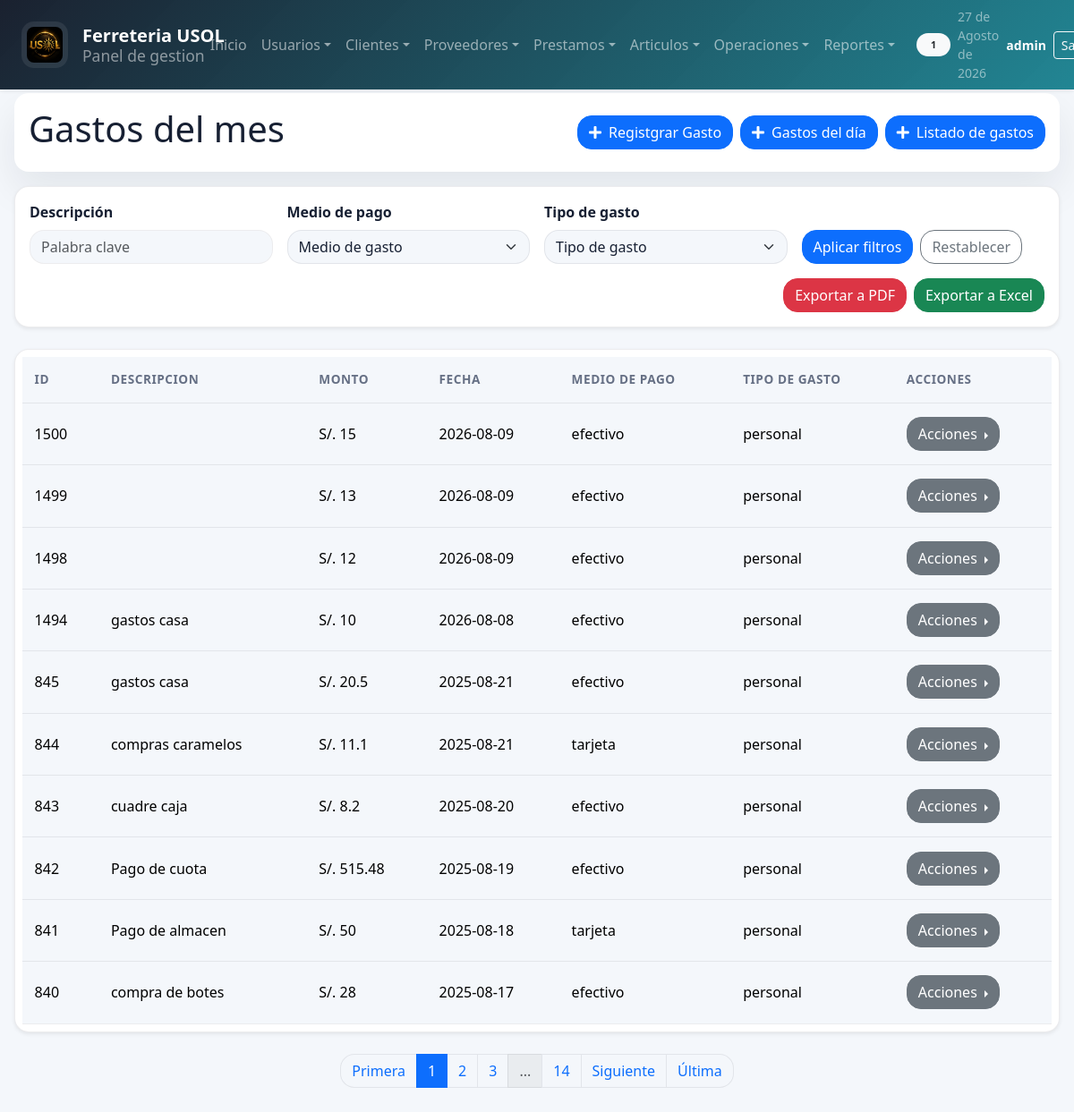
The page /sistema/reportes/gastosDelMes.php (signed in) on the database its author committed.
### tables this page shows
CREATE TABLE `gastos` (
  `idGastos` int(11) NOT NULL AUTO_INCREMENT,
  `montoGasto` double NOT NULL,
  `fechaGasto` date DEFAULT NULL,
  `medioPago` varchar(15) NOT NULL,
  `tipoGasto` varchar(15) NOT NULL,
  `descripcion` varchar(50) DEFAULT NULL,
  PRIMARY KEY (`idGastos`)
);

### sistema/reportes/gastosDelMes.php (the view, shortened to what this page needs)
<?php
    include "../../conexion.php";
    include "../includes/paginador.php";
    $results_per_page = 10;
    $current_page = isset($_GET['page']) ? intval($_GET['page']) : 1;
    $consulta = "
        SELECT *
        FROM gastos
        Where MONTH(fechaGasto) = MONTH(CURDATE())
        ORDER BY idGastos DESC
    ";
    $where = "
        gastos
        Where MONTH(fechaGasto) = MONTH(CURDATE())
        ORDER BY idGastos DESC
    ";
    list($result, $total_records) = getPaginatedDataGastos($conexionDB, $consulta, $where, $current_page, $results_per_page);
    $row = $result->num_rows;
?>
<!DOCTYPE html>
<html lang="es">
<head>
	<?php include "../includes/scripts_2.php"; ?>
</head>
<body>
    <?php include "../includes/header_2.php"; ?>
	<section id="container">
        <div class="bg-white p-3 rounded shadow mb-3">
            <div class="d-flex flex-column flex-md-row justify-content-between align-items-md-center gap-3">
                <div class="mb-0">
                    <h1>Gastos del mes</h1>
                </div>
                <div class="d-flex flex-wrap gap-2">
                    <a href="../operaciones/gastos.php" class="btn_new"><i class="fas fa-plus"></i> Registgrar Gasto</a>
                    <a href="gastosDelDia.php" class="btn_new"><i class="fas fa-plus"></i> Gastos del día</a>
                    <a href="gastos.php" class="btn_new"><i class="fas fa-plus"></i> Listado de gastos</a>
                </div>
            </div>
        </div>
        <div class="header_container">
            <div class="row g-3 align-items-end">
                <div class="col-12 col-md-4 col-lg-3">
                    <label for="busquedaGasto">Descripción</label>
                    <input class="filtrosBusqueda" type="text" name="descripcion" id="busquedaGastoMes" placeholder="Palabra clave">
                </div>
                <div class="col-12 col-md-4 col-lg-3">
                    <label for="busquedaMedioPago">Medio de pago</label>
                    <select class="filtrosBusqueda" name="busquedaMedioPago" id="busquedaMedioPago">
                        <option value="">Medio de gasto</option>
                    </select>
                </div>
                <div class="col-12 col-md-4 col-lg-3">
                    <label for="tipoGasto">Tipo de gasto</label>
                    <select class="filtrosBusqueda" name="tipoGasto" id="tipoGasto">
                        <option value="">Tipo de gasto</option>
                    </select>
                </div>
                <div class="col-12 col-md-4 col-lg-3">
                    <div class="d-flex gap-2">
                        <button type="button" class="btn btn-primary" onclick="buscarGastoMes()">Aplicar filtros</button>
                        <a href="gastosDelMes.php" class="btn btn-outline-secondary">Restablecer</a>
                    </div>
                </div>
                <div class="col-12 col-md-4 col-lg-4 ms-lg-auto">
                    <div class="d-flex gap-2 justify-content-md-end">
                        <button class="btn btn-danger" type="button" onclick="exportarGastosMesPDF()">Exportar a PDF</button>
                        <button class="btn btn-success"  type="button" onclick="exportarGastosMesEXCEL()">Exportar a Excel</button>
                    </div>
                </div>
            </div>
        </div>
        <div class="containerTable">
            <table id="tablaGastos">
                <thead>
                    <tr>
                        <th>Id</th>
                        <th>Descripcion</th>
                        <th>monto</th>
                        <th>Fecha</th>
                        <th>Medio de pago</th>
                        <th>Tipo de gasto</th>
                        <th>Acciones</th>
                    </tr>
                </thead>
                <tbody>
                    <?php
                        if($row > 0){
                            while ($data = $result->fetch_assoc()){
                            ?>
                                <tr id="row_<?php echo $data["idGastos"]; ?>">
                                    <td><?php echo $data['idGastos']; ?></td>
                                    <td><?php echo $data['descripcion']; ?></td>
                                    <td>S/. <?php echo $data["montoGasto"]; ?></td>
                                    <td><?php echo date("Y-m-d", strtotime($data["fechaGasto"])); ?></td>
                                    <td><?php echo $data['medioPago']; ?></td>
                                    <td><?php echo $data['tipoGasto']; ?></td>
                                    <td>
                                        <div class="btn-group dropend">
                                            <button class="btn btn-secondary dropdown-toggle" type="button" data-bs-toggle="dropdown" aria-expanded="false">
                                                Acciones
                                            </button>
                                        </div>
                                    </td>
                                </tr>
                    <?php
                            }
                        }
                    ?>
                </tbody>
            </table>
        </div>
	</section>
</body>
</html>

### sistema/css/style.css (style rules this page uses)
:root, [data-bs-theme=light] { --bs-primary: #0f7b8a; --bs-primary-rgb: 15, 123, 138; --bs-secondary: #475467; --bs-secondary-rgb: 71, 84, 103; --bs-success: #15803d; --bs-info: #0ea5e9; --bs-warning: #d97706; --bs-danger: #dc2626; --bs-dark: #111827; --bs-body-bg: #f4f7fb; --bs-body-color: #172033; --bs-border-color: rgba(15, 23, 42, 0.08); --bs-border-radius: 1rem; --bs-border-radius-lg: 1.35rem; --bs-box-shadow: 0 20px 45px rgba(15, 23, 42, 0.08); --app-surface: rgba(255, 255, 255, 0.96); --app-muted: #667085; }
* { box-sizing: border-box; }
html { scroll-behavior: smooth; }
body { min-height: 100vh; background: var(--bs-body-bg); color: var(--bs-body-color); font-family: "Segoe UI", Tahoma, Geneva, Verdana, sans-serif; }
a { text-decoration: none; }
#container { padding: 6.5rem 1rem 2rem; }
.title_container, .header_container, .info_caja, .chart-container, .divInfoSistema, .containerDataUser, .containerDataEmpresa, .data_delete { background: var(--app-surface); border: 1px solid var(--bs-border-color); border-radius: var(--bs-border-radius-lg); box-shadow: var(--bs-box-shadow); }
.header_container { padding: 1.25rem; }
.containerTable { margin-bottom: 1.5rem; }
.containerTable table { min-width: 780px; }
.table > :not(caption) > * > * { padding: 0.95rem 0.85rem; }
.table thead th { color: var(--app-muted); font-size: 0.85rem; font-weight: 700; text-transform: uppercase; letter-spacing: 0.04em; }
.btn_new, .btn_pdf, .btn_excel, .btn_save, .btn_save_1, .link_delete_1 { display: inline-flex; align-items: center; justify-content: center; gap: 0.5rem; }

### rows shown on the page
gastos: idGastos "1500", montoGasto "15", fechaGasto "2026-08-09", medioPago "efectivo", tipoGasto "personal"
gastos: idGastos "1499", montoGasto "13", fechaGasto "2026-08-09", medioPago "efectivo", tipoGasto "personal"
gastos: idGastos "1498", montoGasto "12", fechaGasto "2026-08-09", medioPago "efectivo", tipoGasto "personal"
gastos: idGastos "1494", descripcion "gastos casa", montoGasto "10", fechaGasto "2026-08-08", medioPago "efectivo", tipoGasto "personal"
gastos: idGastos "845", descripcion "gastos casa", montoGasto "20.5", fechaGasto "2025-08-21", medioPago "efectivo", tipoGasto "personal"
gastos: idGastos "844", descripcion "compras caramelos", montoGasto "11.1", fechaGasto "2025-08-21", medioPago "tarjeta", tipoGasto "personal"
gastos: idGastos "843", descripcion "cuadre caja", montoGasto "8.2", fechaGasto "2025-08-20", medioPago "efectivo", tipoGasto "personal"
gastos: idGastos "842", descripcion "Pago de cuota", montoGasto "515.48", fechaGasto "2025-08-19", medioPago "efectivo", tipoGasto "personal"
gastos: idGastos "841", descripcion "Pago de almacen", montoGasto "50", fechaGasto "2025-08-18", medioPago "tarjeta", tipoGasto "personal"
gastos: idGastos "840", descripcion "compra de botes", montoGasto "28", fechaGasto "2025-08-17", medioPago "efectivo", tipoGasto "personal"

### other values the page prints
$_SESSION['rol_name'] "1"
fechaC() "27 de Agosto de 2026"
$_SESSION['user'] "admin"
$total_pages "14"
